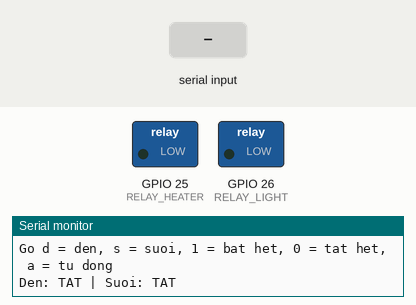
A sketch run on a simulated ESP32. Parts: switched loads named in the sketch (green lamp = pin HIGH), the last lines printed to the serial monitor. The inputs (shaded band) are chosen by the test bench.

Above: at 1.2 s.
1.3 s: "d" received over Serial
At 2.5 s:
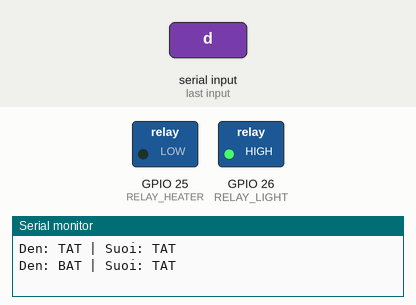
2.8 s: "s" received over Serial
At 3.6 s:
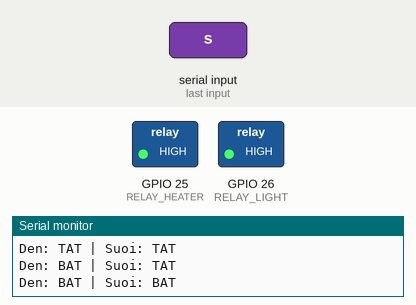
4.3 s: "a" received over Serial
At 7.1 s:
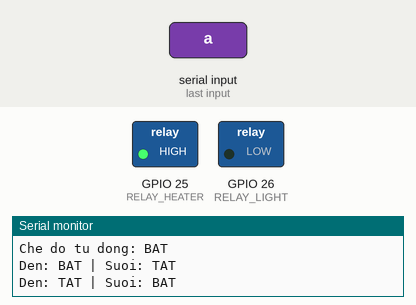
7.3 s: "0" received over Serial
At 8.2 s:
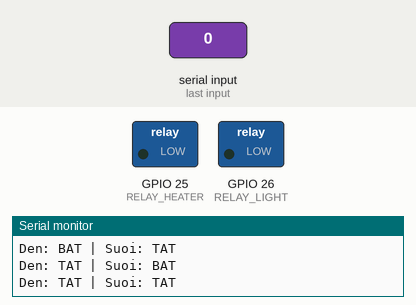
8.8 s: "1" received over Serial
At 9.4 s:
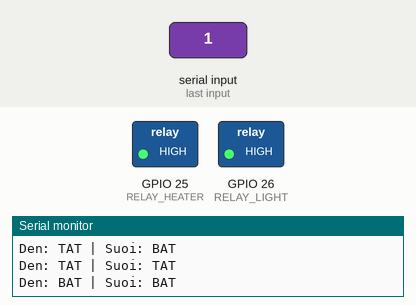
Timing chart, 0 to 11.3 s (numbered marks = the images above; inputs shaded):
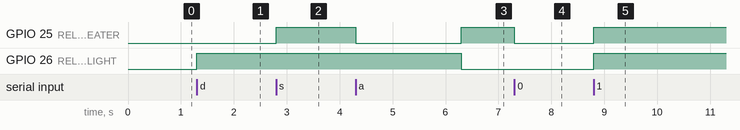

The sketch:

test_led_den_suoi.ino
```cpp
// ===== TEST 2 LED ĐÈN VÀ SƯỞI QUA RELAY (không cần Wi-Fi, không cần server) =====
// Đấu dây điều khiển:
//   IN relay đèn -> D26 (GPIO26), IN relay sưởi -> D25 (GPIO25), VCC relay -> 5V, GND relay -> GND
// Đấu LED qua tiếp điểm NO (mỗi LED 1 điện trở 220Ω):
//   5V -> COM relay đèn ; NO -> 220Ω -> chân DÀI LED đèn ; chân NGẮN -> GND
//   5V -> COM relay sưởi; NO -> 220Ω -> chân DÀI LED sưởi (đỏ) ; chân NGẮN -> GND
//
// Mở Serial Monitor 115200 baud, gõ:
//   d  -> đảo trạng thái LED đèn
//   s  -> đảo trạng thái LED sưởi
//   1  -> bật cả 2      0 -> tắt cả 2
//   a  -> tự động: đèn / sưởi / cả hai / tắt, mỗi bước 2 giây (gõ lại 'a' để dừng)

const int RELAY_LIGHT  = 26;
const int RELAY_HEATER = 25;
const bool RELAY_ACTIVE_LOW = false;  // module đang dùng: HIGH = bật

bool lightOn = false, heaterOn = false;
bool autoMode = false;
int autoStep = 0;
unsigned long lastStep = 0;
const unsigned long STEP_MS = 2000;

void relayWrite(int pin, bool on) {
  digitalWrite(pin, (on ^ RELAY_ACTIVE_LOW) ? HIGH : LOW);
}

void setLight(bool on)  { lightOn = on;  relayWrite(RELAY_LIGHT, on); }
void setHeater(bool on) { heaterOn = on; relayWrite(RELAY_HEATER, on); }

void printState() {
  Serial.printf("Den: %s | Suoi: %s\n", lightOn ? "BAT" : "TAT", heaterOn ? "BAT" : "TAT");
}

void setup() {
  Serial.begin(115200);
  pinMode(RELAY_LIGHT, OUTPUT);
  pinMode(RELAY_HEATER, OUTPUT);
  setLight(false);                    // khởi động luôn tắt
  setHeater(false);
  Serial.println("Go d = den, s = suoi, 1 = bat het, 0 = tat het, a = tu dong");
  printState();
}

void loop() {
  if (Serial.available()) {
    char c = Serial.read();
    bool changed = true;
    if (c == 'd')      { autoMode = false; setLight(!lightOn); }
    else if (c == 's') { autoMode = false; setHeater(!heaterOn); }
    else if (c == '1') { autoMode = false; setLight(true);  setHeater(true); }
    else if (c == '0') { autoMode = false; setLight(false); setHeater(false); }
    else if (c == 'a') {
      autoMode = !autoMode;
      autoStep = 0;
      lastStep = millis() - STEP_MS;
      Serial.println(autoMode ? "Che do tu dong: BAT" : "Che do tu dong: TAT");
      if (!autoMode) { setLight(false); setHeater(false); }
    }
    else changed = false;             // bỏ qua Enter / ký tự khác
    if (changed && !autoMode) printState();
  }

  if (autoMode && millis() - lastStep >= STEP_MS) {
    lastStep = millis();
    switch (autoStep) {
      case 0: setLight(true);  setHeater(false); break;
      case 1: setLight(false); setHeater(true);  break;
      case 2: setLight(true);  setHeater(true);  break;
      case 3: setLight(false); setHeater(false); break;
    }
    autoStep = (autoStep + 1) % 4;
    printState();
  }
}
```

Measured:
- after the input at 1.3 s, GPIO 26 (RELAY_LIGHT): LOW → HIGH at once
- after the input at 2.8 s, GPIO 25 (RELAY_HEATER): LOW → HIGH at once
- after the input at 4.3 s, GPIO 25 (RELAY_HEATER): HIGH → LOW at once, → HIGH 2.0 s later; GPIO 26 (RELAY_LIGHT): HIGH → LOW after 2.0 s
- after the input at 7.3 s, GPIO 25 (RELAY_HEATER): HIGH → LOW at once; GPIO 26 (RELAY_LIGHT): stays LOW (without the input it goes to HIGH after 1.0 s)
- after the input at 8.8 s, GPIO 25 (RELAY_HEATER), GPIO 26 (RELAY_LIGHT): LOW → HIGH at once
